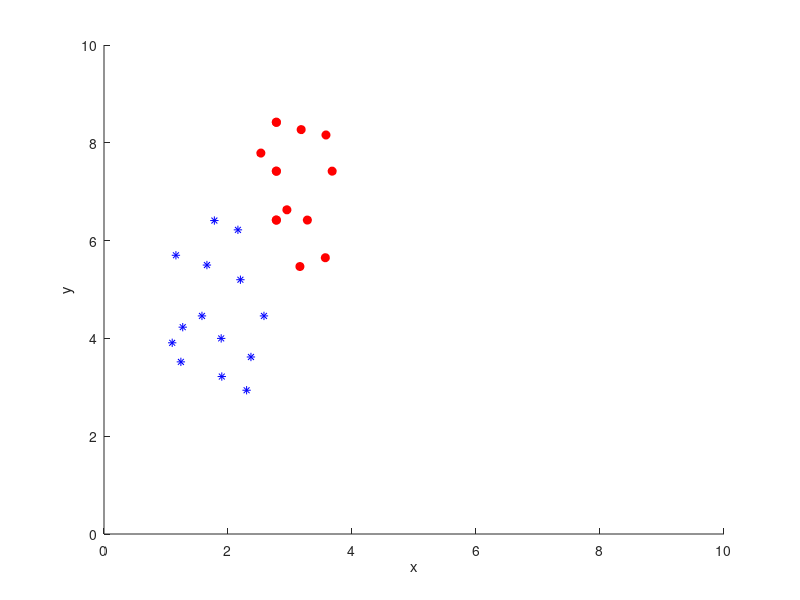
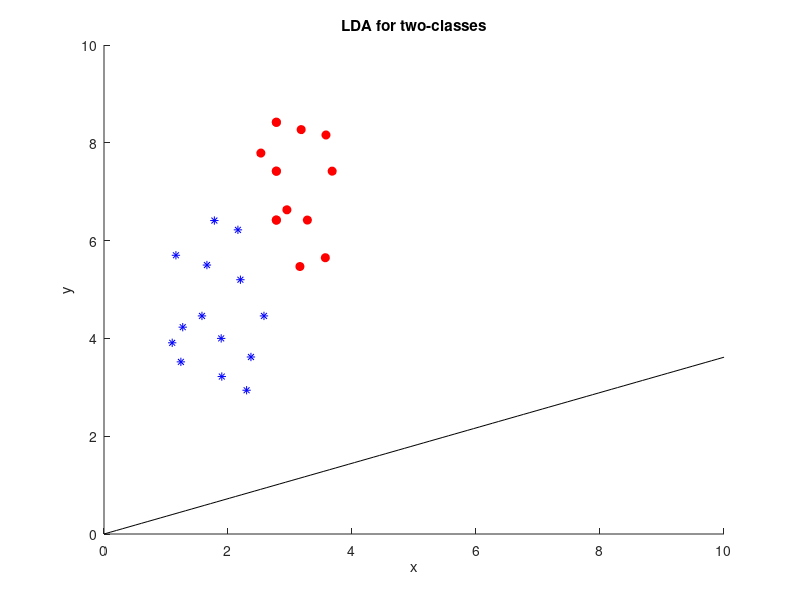
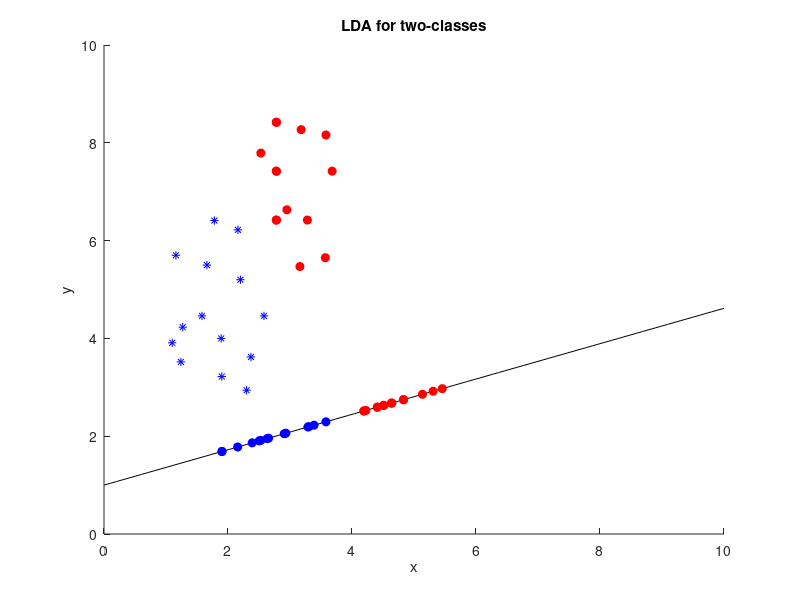

These figures' MATLAB source, in order:
%导入数据
x1=load('ex3red.dat');
x2=load('ex3blue.dat');
x3=load('ex3green.dat');

figure
hold on
%绘制散点图，用红色圆形画红点，设置为红色
%用蓝色星形画，设置为蓝色
plot(x1(:,1),x1(:,2),'ro','markerfacecolor','r');
plot(x2(:,1),x2(:,2),'b*','markerfacecolor','b');
xlabel('x');
ylabel('y');
%设置坐标轴范围
xlim([0.00 10.00])
ylim([0.00 10.00])
% m1,m2是均值
m1=mean(x1);
m2=mean(x2);
%计算类间散度
Sb=(m1-m2)'*(m1-m2);
%计算类内散度
Sw=(x1-m1)'*(x1-m1)+(x2-m2)'*(x2-m2);
%计算矩阵sb的逆矩阵你和矩阵sb的乘积特征值和特征向量
%inv（sw)是逆矩阵，*是矩阵乘法，eig()是求特征向量矩阵和特征值矩阵
[V,L]=eig(inv(Sw)*Sb);
%找出特征值矩阵种最大的特征值a和在矩阵种的位置b
[a,b]=max(max(L));
theta = Sw\(m1-m2)';
disp(theta);
figure
hold on
plot(x1(:,1),x1(:,2),'ro','markerfacecolor','r');
plot(x2(:,1),x2(:,2),'b*','markerfacecolor','b');
%画投影的直线
x=linspace(0,10,100);
y=(theta(2)/theta(1))*x;
plot(x,y,'black')
title('LDA for two-classes')
xlabel('x')
ylabel('y')
%计算投影点
%首先计算投影直线的斜率和截距
k=theta(2)/theta(1);
s1=size(x1,1);
s2=size(x2,1);
x1_tag=[];
x2_tag=[];
%对两组点进行投影
for i=1:s1
    y0=x1(i,2);
    x0=x1(i,1);
    xn=(k*(y0-b)+x0)/(k^2+1);%投影的横坐标
    x1_tag=[x1_tag;xn];%存入
end
y1_tag=k*x1_tag + b;%再通过横坐标和直线算出纵坐标
x1_final=[x1_tag y1_tag];%找到投影点
%对另一组投影
for i=1:s2
    y0=x2(i,2);
    x0=x2(i,1);
    xn=(k*(y0-b)+x0)/(k^2+1);
    x2_tag=[x2_tag;xn];
end
y2_tag=k*x2_tag + b;
x2_final=[x2_tag y2_tag];

figure
hold on
%画出点
plot(x1(:,1),x1(:,2),'ro','markerfacecolor','r');
plot(x2(:,1),x2(:,2),'b*','markerfacecolor','b');
%投影直线
x=linspace(0,10,100);
y=(theta(2)/theta(1))*x + b;
plot(x,y,'black')
title('LDA for two-classes')
xlabel('x')
ylabel('y')
%投影点
plot(x1_final(:,1),x1_final(:,2),'ro','markerfacecolor','r');
plot(x2_final(:,1),x2_final(:,2),'bo','markerfacecolor','b');